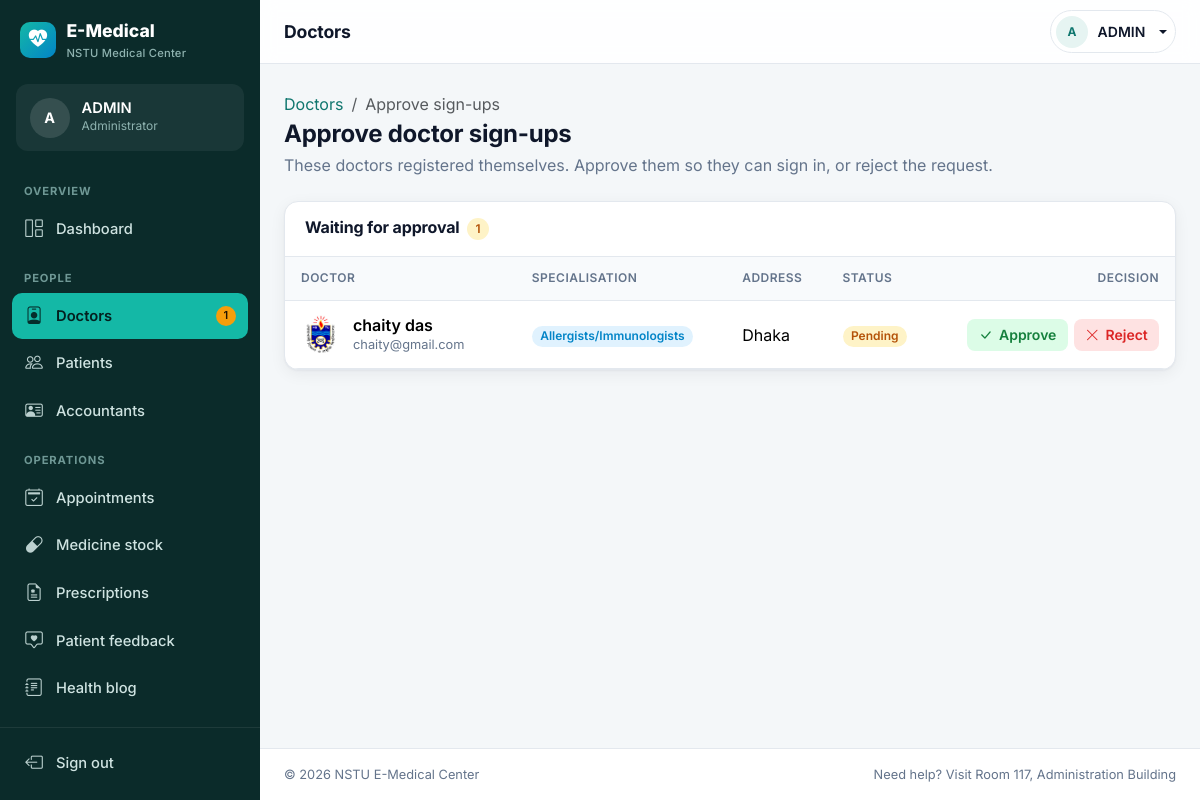
/admin-approve-doctor (signed in), run on the app's committed database.
### hospital/models.py (models this page shows, shortened)
class Doctor(models.Model):
    user=models.OneToOneField(User,on_delete=models.CASCADE)
    profile_pic= models.ImageField(upload_to='profile_pic/DoctorProfilePic/',null=True,blank=True)
    address = models.CharField(max_length=40)
    email = models.EmailField(default='')
    department= models.CharField(max_length=50,choices=departments,default='Cardiologist')
    status=models.BooleanField(default=False)
    @property
    def get_name(self):
        return self.user.first_name+" "+self.user.last_name

### hospital/views.py (the view)
# urls.py: path('admin-approve-doctor', views.admin_approve_doctor_view,name='admin-approve-doctor'),
@role_required('admin')
def admin_approve_doctor_view(request):
    doctors=models.Doctor.objects.all().filter(status=False)
    return render(request,'hospital/admin_approve_doctor.html',{'doctors':doctors})

### hospital/access.py (called while the page is built)
def get_role(user):
    if user is None or not user.is_authenticated:
        return None
    cached = getattr(user, '_em_role', False)
    if cached is not False:
        return cached
    groups = set(user.groups.values_list('name', flat=True))
    if 'ADMIN' in groups or user.is_superuser:
        role = ADMIN
    elif 'DOCTOR' in groups:
        role = DOCTOR
    elif 'PATIENT' in groups:
        role = PATIENT
    elif 'ACCOUNTANT' in groups:
        role = ACCOUNTANT
    else:
        role = None
    user._em_role = role
    return role

def get_profile(user):
    model = PROFILE_MODEL.get(get_role(user))
    return model.objects.filter(user=user).first() if model else None

def is_approved(user):
    role = get_role(user)
    if role == ADMIN:
        return True
    if role is None:
        return False
    profile = get_profile(user)
    return bool(profile and profile.status)

def check_access(request, roles):
    user = request.user
    if not user.is_authenticated:
        return redirect_to_login(request.get_full_path(), ROLE_LOGIN.get(roles[0], '/'))
    role = get_role(user)
    if role is None:
        messages.error(request, 'Your account has no role yet. Please contact the medical center.')
        return redirect('/')
    if role not in roles:
        allowed = ' and '.join(ROLE_LABEL[r] for r in roles)
        messages.warning(request, f'That page is only for {allowed}. Here is your dashboard instead.')
        return redirect(ROLE_HOME[role])
    if not is_approved(user):
        return redirect('afterlogin')  # shows the "waiting for approval" page
    return None

def role_required(*roles):
    def decorator(view):
        @wraps(view)
        def wrapper(request, *args, **kwargs):
            denied = check_access(request, roles)
            if denied is not None:
                return denied
            return view(request, *args, **kwargs)
        return wrapper
    return decorator

### hospital/templatetags/em_tags.py (called while the page is built)
@register.simple_tag(takes_context=True)
def active(context, *prefixes):
    request = context.get('request')
    if request is None:
        return ''
    path = request.path.rstrip('/') or '/'
    for prefix in prefixes:
        p = prefix.rstrip('/') or '/'
        if path == p or (p != '/' and path.startswith(p + '/')):
            return 'active'
    return ''

@register.filter
def initials(name):
    parts = [p for p in str(name or '').split() if p]
    if not parts:
        return '?'
    return ''.join(p[0] for p in parts[:2]).upper()

### templates/hospital/admin_approve_doctor.html (shortened to what this page needs)
{% extends 'hospital/admin_base.html' %}
{% block page_title %}Doctors{% endblock %}
{% block content %}
<div class="page-header">
  <div>
    <nav aria-label="breadcrumb"><ol class="breadcrumb small mb-1"><li class="breadcrumb-item"><a href="/admin-doctor">Doctors</a></li><li class="breadcrumb-item active" aria-current="page">Approve sign-ups</li></ol></nav>
    <h1>Approve doctor sign-ups</h1>
    <p>These doctors registered themselves. Approve them so they can sign in, or reject the request.</p>
  </div>
</div>
<div class="card table-card">
  {% if doctors %}
  <div class="card-header">
    <h2 class="card-title">Waiting for approval <span class="badge badge-soft-warning ms-1">{{ doctors|length }}</span></h2>
  </div>
  <div class="table-responsive">
    <table class="table table-hover">
      <thead><tr><th>Doctor</th><th>Specialisation</th><th>Address</th><th>Status</th><th class="text-end">Decision</th></tr></thead>
      <tbody>
      {% for x in doctors %}
        <tr>
          <td>
            <div class="cell-person">
              {% include 'hospital/partials/avatar.html' with pic=x.profile_pic name=x.get_name %}
              <div><div class="name">{{ x.get_name }}</div><div class="sub">{{ x.email|default:x.user.email|default:"No email" }}</div></div>
            </div>
          </td>
          <td><span class="badge badge-soft-accent">{{ x.department }}</span></td>
          <td>{{ x.address }}</td>
          <td><span class="badge badge-soft-warning">Pending</span></td>
          <td>
            <div class="cell-actions">
              <a data-method="post" class="btn btn-sm btn-soft-success btn-icon" href="{% url 'approve-doctor' x.id %}"><i class="bi bi-check-lg"></i> Approve</a>
              <a data-method="post" class="btn btn-sm btn-soft-danger btn-icon" href="{% url 'reject-doctor' x.id %}" data-confirm="Reject {{ x.get_name }}? Their account will be deleted and they will have to sign up again."><i class="bi bi-x-lg"></i> Reject</a>
            </div>
          </td>
        </tr>
      {% endfor %}
      </tbody>
    </table>
  </div>
  {% else %}
    {% include 'hospital/partials/empty_state.html' with icon="bi-check2-circle" title="All caught up" text="No doctors are waiting for approval right now." href="/admin-doctor" cta="Back to doctors" %}
  {% endif %}
</div>
{% endblock content %}

### templates/hospital/app_base.html (shortened to what this page needs)
{% extends 'hospital/base.html' %}
{% block body %}
<aside class="app-sidebar" id="appSidebar" aria-label="Main navigation">
  <a class="sidebar-brand" href="/afterlogin">
    <span class="brand-mark"><i class="bi bi-heart-pulse-fill"></i></span>
    <span>E-Medical<small>NSTU Medical Center</small></span>
  </a>
  <div class="sidebar-profile">
    {% include 'hospital/partials/avatar.html' with pic=nav_profile.profile_pic name=request.user.get_full_name|default:request.user.username %}
    <div class="min-w-0">
      <div class="name text-truncate">{{ request.user.get_full_name|default:request.user.username }}</div>
      <div class="role">{% block role_label %}{% endblock %}</div>
    </div>
  </div>
  <nav class="sidebar-nav">
    {% block sidebar_nav %}{% endblock %}
  </nav>
  <div class="sidebar-footer">
    <form method="post" action="{% url 'logout' %}" class="m-0">{% csrf_token %}
      <button type="submit" class="sidebar-link w-100 border-0 bg-transparent text-start"><i class="bi bi-box-arrow-left"></i>Sign out</button>
    </form>
  </div>
</aside>
<div class="app-main">
  <header class="app-topbar">
    <h1 class="page-title">{% block page_title %}Dashboard{% endblock %}</h1>
    <div class="topbar-right">
      <div class="dropdown">
        <a href="#" class="topbar-user dropdown-toggle" data-bs-toggle="dropdown" aria-expanded="false">
          {% include 'hospital/partials/avatar.html' with pic=nav_profile.profile_pic name=request.user.get_full_name|default:request.user.username cls='avatar-sm' %}
          <span class="name">{{ request.user.first_name|default:request.user.username }}</span>
        </a>
      </div>
    </div>
  </header>
  <main class="app-content">
    {% block content %}{% endblock content %}
  </main>
  <footer class="app-footer d-flex flex-wrap justify-content-between gap-2">
    <span>&copy; {% now "Y" %} NSTU E-Medical Center</span>
    <span>Need help? Visit Room 117, Administration Building</span>
  </footer>
</div>
{% endblock body %}

### templates/hospital/partials/avatar.html (shortened to what this page needs)
{% load static em_tags %}{% if pic %}<img src="{% static pic.url %}" alt="{{ name }}" class="avatar {{ cls }}">{% else %}<span class="avatar {{ cls }}" aria-hidden="true">{{ name|initials }}</span>{% endif %}

### data on the page
Doctor: get_name "chaity das", email "chaity@gmail.com", department "Allergists/Immunologists", address "Dhaka"

### other printed values
{{ name|initials }} "A A"
{{ request.user.get_full_name|default:request.user.username }} "ADMIN"
{{ nav_pending.doctors }} "1"
{{ request.user.first_name|default:request.user.username }} "ADMIN"
{{ doctors|length }} "1"
